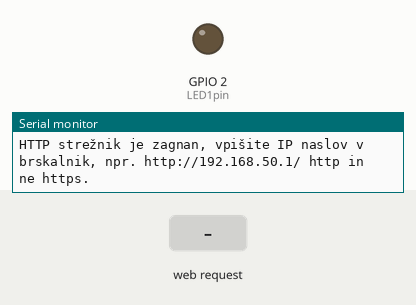
Simulated run of this program. Board: ESP32. On the bench: output pins drawn as LEDs (lit = HIGH), the last lines printed to the serial monitor. Inputs (shaded band) come from the test bench.

Above: at 4.2 s.
4.3 s: HTTP request GET /1 received
At 5.2 s:
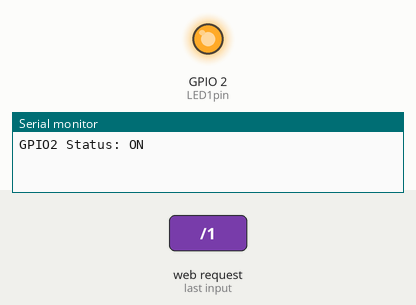
5.8 s: HTTP request GET /0 received
At 6.3 s:
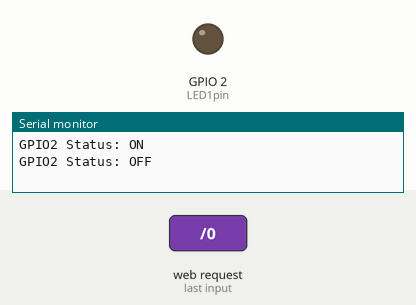
Timing chart, 0 to 8.8 s (numbered marks = the images above; inputs shaded):
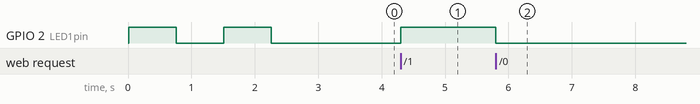

Measured:
- after the input at 4.3 s, GPIO 2 (LED1pin): LOW → HIGH at once
- after the input at 5.8 s, GPIO 2 (LED1pin): HIGH → LOW at once

The program:

main.cpp
```cpp
#include <Arduino.h>
#include <WiFi.h>
#include <WebServer.h>
#include <WiFiAP.h>

const char* ssid = "esp32_1";
const char* password = "12345678";

IPAddress local_IP(192, 168, 50, 1); // določimo IP naslov eps32 modula, ki deluje kot Access Point
IPAddress gateway(192, 168, 50, 1);
IPAddress subnet (255, 255, 255, 0);

uint8_t LED1pin = 2; // 8 bit integer spremenljivka, kratka celoštevilska spremenljivka (0-255)
bool LED1status = LOW; // LED je lahko ugasnjena (LOW) ali prižgana (HIGH), boolean spremenljivka

const char HTML0[] PROGMEM = R"rawliteral(
  <!DOCTYPE html>
  <html lang="sl">
  <head>
      <meta charset="UTF-8">
      <meta name="viewport" content="width=device-width, initial-scale=1.0">
      <title>esp32</title>
  </head>
  <body>
      <h1>Ukaz za izklop LED diode prejet.</h1>
  </body>
  </html>
  )rawliteral";


  const char HTML1[] PROGMEM = R"rawliteral(
    <!DOCTYPE html>
    <html lang="sl">
    <head>
        <meta charset="UTF-8">
        <meta name="viewport" content="width=device-width, initial-scale=1.0">
        <title>esp32</title>
    </head>
    <body>
        <h1>Ukaz za vklop LED diode prejet.</h1>
    </body>
    </html>
    )rawliteral";

const char HTML3[] PROGMEM = R"rawliteral(
<!DOCTYPE html>
<html lang="sl">
<head>
    <meta charset="UTF-8">
    <meta name="viewport" content="width=device-width, initial-scale=1.0">
    <title>esp32</title>
</head>
<body>
    <h1>HTTP strežnik zagnan. V brskalnik vpišite http://192.168.50.1/1 ali http://192.168.50.1/0 t.j. /1 ali /0 na koncu.</h1>
</body>
</html>
)rawliteral";

// na portu 80, ki je prednastavljeni port, vzpostavimo spletni strežnik
WebServer server(80); // objekt server razreda WebServer, kot argument konstruktorske funkcije podamo vrednost 80

// določimo, kaj se dogodi, če uporabnik vnese
// korenski ("root") naslov našega spletnega strežnika na modulu esp32
//  t.j. http://192.168.1.142/ (zadnja poševnica označuje "root")
void handle_root(){ // če bo strežnik dobil zahtevo, t.j. "request"
  server.send(200, "text/html", HTML3); // bo vrnil odgovor ("response") "esp32 kot Access Point AP ..."
  // 200 predstavlja kodo za OK oz. vse je v redu
  // kot odgovor vrnemo niz oz. "String" "Pozdravljen svet iz esp32!"
}

void handle_led1on(){
  LED1status = HIGH;
  Serial.println("GPIO2 Status: ON"); // General Purpose Input Output
  server.send(200, "text/html", HTML1); // kot odgovor posredujemo spletno stran, ki je v spremenljivki char [] HTML1
}

void handle_led1off(){
  LED1status = LOW;
  Serial.println("GPIO2 Status: OFF");
  server.send(200, "text/html", HTML0); // kot odgovor posredujemo spletno stran, ki je v spremenljivki HTML0
}

void handle_NotFound(){ // v primeru, da spletne strani ni bilo moč najti na strežniku
  server.send(404, "text/html; charset=utf-8", "Spletne strani ni bilo moč najti na esp32 spletnem strežniku."); // uporabnika obvestimo, da spletne strani nismo uspeli najti na strežniku
}

void setup() {
  // put your setup code here, to run once:
  // tu zapišemo kodo, ki se izvede le enkrat, ob zagonu, to so nastavitve

  Serial.begin(115200); // komunikacija preko serijskega protokola s hitrostjo 115200 bitov/s

  if(!WiFi.softAPConfig(local_IP, gateway, subnet)){
    Serial.println("Neuspešna določitev AP IP!");
  }

  // Vzpostavitev programske dostopne točke - "Soft Access Point AP"
  // "software enabled access point" npr. računalniki, ki ni bil zasnovan kot dostopna točka
  // postane z ustreznim programjem dostopna točka
  // esp32 se spremeni v dostopno točko
  WiFi.softAP(ssid, password); // poženemo esp32 kot dostopno točko (Acces Point AP)

  // izpišemo IP naslov
  Serial.println("Vzpostavitev programske dostopne točke na esp32");
  Serial.print("IP naslov esp32 dostopne točke = ");
  Serial.println(WiFi.softAPIP()); // prednastavljeni IP naslov je: 192.168.4.1

  server.on("/", handle_root); // tu povemo, kaj naj se dogodi, če kot zahtevo prejmemo poševnico "/"
  server.on("/1", handle_led1on); // če klient v Chrome zapiše /1, se bo sprožila funkcija handle_led1on
  server.on("/0", handle_led1off); // če klient v Chrome zapiše /0, se bo sprožila funkcija handle_led1off
  server.onNotFound(handle_NotFound); // v primeru, da spletne strani ni bilo moč najti sprožimo funkcijo rokovanja NotFound
  server.begin(); // poženemo spletni strežnik na našem modulu esp32
  Serial.println("HTTP strežnik je zagnan, vpišite IP naslov v brskalnik, npr. http://" + WiFi.softAPIP().toString() + "/ http in ne https.");

  pinMode(2, OUTPUT); // pin 2 definiramo kot izhodi pin oz. nožico
  digitalWrite(2, HIGH);  // na nožico št. 2 zapišemo visoko vrednost
  delay(750); // zakasnitev v milisekundah [ms]
  digitalWrite(2, LOW); // na nožico št. 2. zapišemo nizko vrednost
  delay(750); // zakasnitev v milisekundah [ms]
  digitalWrite(2, HIGH);  // na nožico št. 2 zapišemo visoko vrednost
  delay(750); // zakasnitev v milisekundah [ms]
  digitalWrite(2, LOW); // na nožico št. 2. zapišemo nizko vrednost
  delay(750); // zakasnitev v milisekundah [ms]
}

void loop() {
  // put your main code here, to run repeatedly:
  // tu zapišemo kodo, ki se ponavljajoče izvaja:
  server.handleClient(); // poslušamo zahteve ("request-e") klientov

  if(LED1status){ // preverjanje statusa; status se spremeni glede na zahtevo /0 ali /1
    digitalWrite(LED1pin, HIGH); // če je status TRUE, kar pomeni, da smo prejeli zahtevo /1, dig. pin postavimo na HIHG
  }
  else{
    digitalWrite(LED1pin, LOW); // sicer, če smo prejeli zahtevo /0 je status FALSE in digitalni pin postavimo na LOW
  }

}
```
